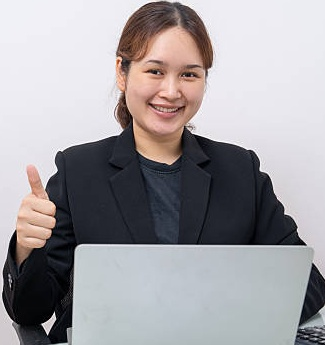
#> input picture datasets/test/adult/adult_test_00001.jpg, 325 x 345 px, found by its file name; its folder holds only this picture in this run
$ python resize_image.py
#> lines starting #> are read from the running program, lines starting #| are printed output that depends on the picture
#> further down, img is the input picture: shape (345, 325, 3); mean B, G, R 161.5, 158.1, 161.4
"""
Resize tất cả ảnh trong folder về 224x224 (giữ tỉ lệ, thêm viền đen)
"""

import cv2
import numpy as np
import os
from tqdm import tqdm


INPUT_DIR = "data/Adult"
OUTPUT_DIR = "Child"
TARGET_SIZE = (224, 224)


# ============================================
# HÀM RESIZE
# ============================================
def resize_with_padding(image, target_size):
#> called with target_size = (224, 224)
    h, w = image.shape[:2]
#> h = 345; w = 325
    target_w, target_h = target_size

    scale = min(target_w / w, target_h / h)
#> scale = 0.649
    new_w = int(w * scale)
#> new_w = 211
    new_h = int(h * scale)
#> new_h = 223

    resized = cv2.resize(image, (new_w, new_h))
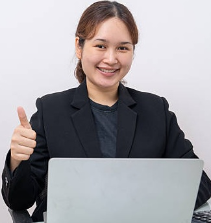
#> resized: shape (223, 211, 3); mean B, G, R 161.4, 158, 161.4

    canvas = np.zeros((target_h, target_w, 3), dtype=np.uint8)

    y_offset = (target_h - new_h) // 2
#> y_offset = 0
    x_offset = (target_w - new_w) // 2
#> x_offset = 6
    canvas[y_offset : y_offset + new_h, x_offset : x_offset + new_w] = resized
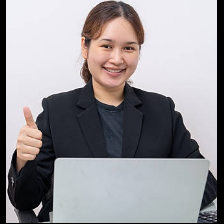
#> canvas: shape (224, 224, 3); mean B, G, R 151.4, 148.2, 151.3

    return canvas


# ============================================
# THỰC THI
# ============================================
os.makedirs(OUTPUT_DIR, exist_ok=True)

extensions = (".jpg", ".jpeg", ".png", ".bmp", ".tiff")
images = [f for f in os.listdir(INPUT_DIR) if f.lower().endswith(extensions)]

print(f"Tìm thấy {len(images)} ảnh trong {INPUT_DIR}")
print(f"Resize về {TARGET_SIZE[0]}x{TARGET_SIZE[1]}")

for img_name in tqdm(images):
    input_path = os.path.join(INPUT_DIR, img_name)
    output_path = os.path.join(OUTPUT_DIR, img_name)

    img = cv2.imread(input_path)
    if img is None:
        print(f"Không đọc được: {img_name}")
        continue

    resized = resize_with_padding(img, TARGET_SIZE)
    cv2.imwrite(output_path, resized)

print(f"✅ Hoàn thành! Ảnh đã lưu tại: {OUTPUT_DIR}")

$ run again, on datasets/test/adult/adult_test_00005.jpg
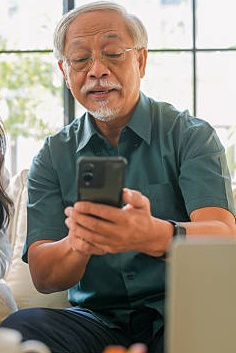
#> input picture datasets/test/adult/adult_test_00005.jpg, 236 x 353 px, found by its file name
#> img is the input picture: shape (353, 236, 3); mean B, G, R 123, 134.2, 142
#> in resize_with_padding, `resized = cv2.resize(image, (new_w, new_h))`:
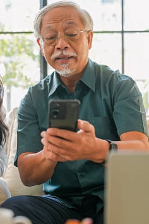
#> resized: shape (224, 149, 3); mean B, G, R 122.9, 134.1, 141.9
#> in resize_with_padding, `canvas[y_offset : y_offset + new_h, x_offset : x_offset + new_w] = res..`:
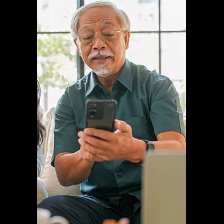
#> canvas: shape (224, 224, 3); mean B, G, R 81.7, 89.2, 94.4

$ run again, on datasets/test/adult/adult_test_00006.jpg
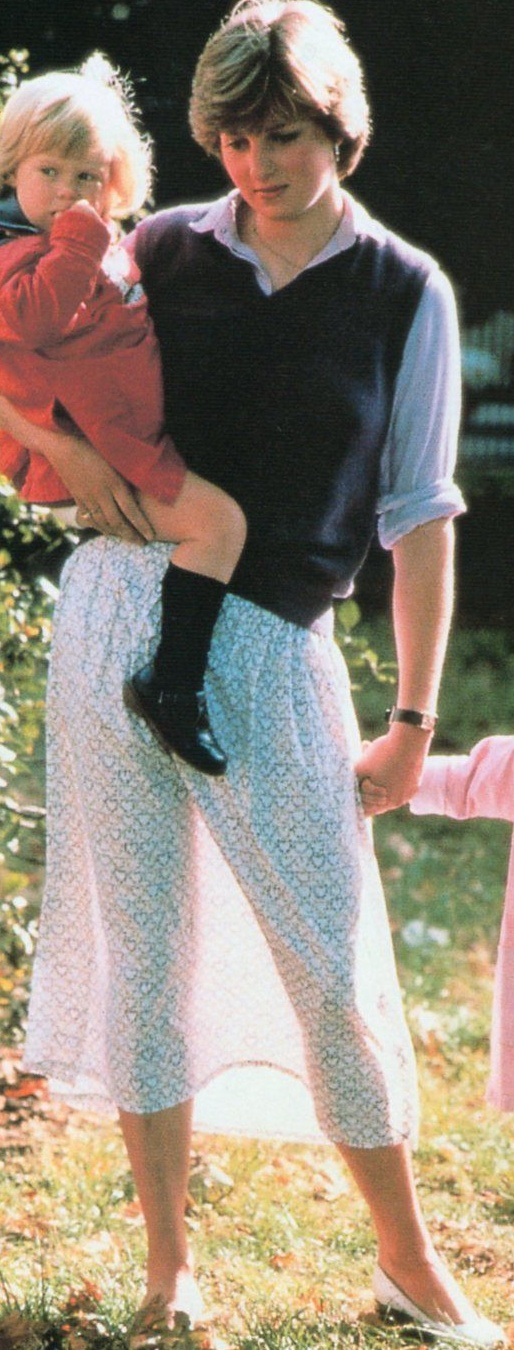
#> input picture datasets/test/adult/adult_test_00006.jpg, 514 x 1350 px, found by its file name
#> img is the input picture: shape (1350, 514, 3); mean B, G, R 118.5, 131.7, 143
#> in resize_with_padding, `resized = cv2.resize(image, (new_w, new_h))`:
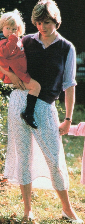
#> resized: shape (224, 85, 3); mean B, G, R 118.4, 131.5, 142.8
#> in resize_with_padding, `canvas[y_offset : y_offset + new_h, x_offset : x_offset + new_w] = res..`:
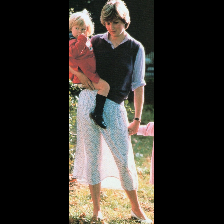
#> canvas: shape (224, 224, 3); mean B, G, R 44.9, 49.9, 54.2

$ run again, on datasets/test/adult/adult_test_00007.jpg
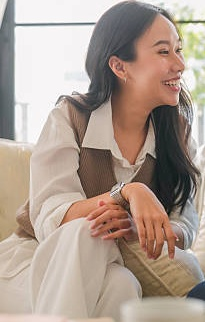
#> input picture datasets/test/adult/adult_test_00007.jpg, 205 x 322 px, found by its file name
#> img is the input picture: shape (322, 205, 3); mean B, G, R 145.2, 157, 173.9
#> in resize_with_padding, `resized = cv2.resize(image, (new_w, new_h))`:
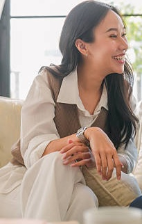
#> resized: shape (224, 142, 3); mean B, G, R 145.1, 156.9, 173.8
#> in resize_with_padding, `canvas[y_offset : y_offset + new_h, x_offset : x_offset + new_w] = res..`:
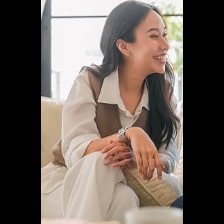
#> canvas: shape (224, 224, 3); mean B, G, R 92, 99.5, 110.2
